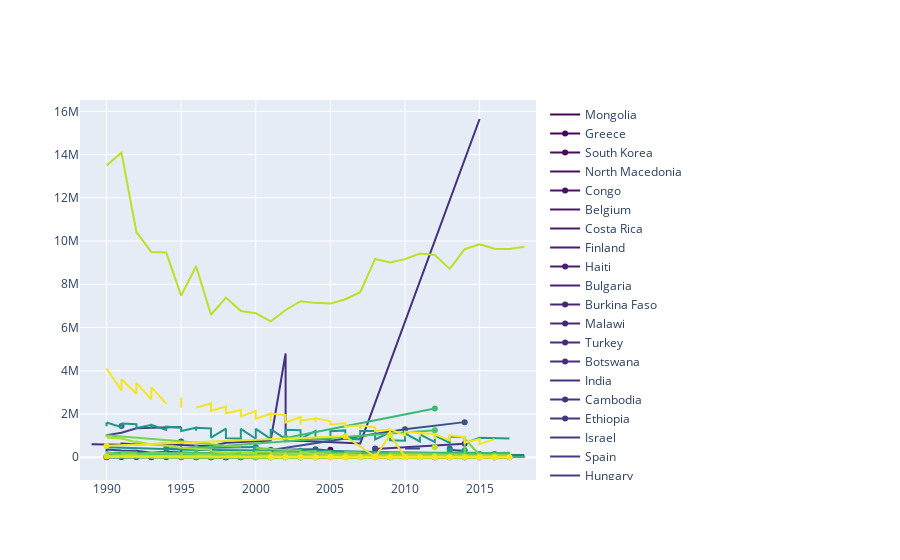

The notebook cell this image was saved under:
### Code cell
list_scode = list(set(abort_df['country']))
list_scode
import plotly.graph_objects as go

#extract color palette, the palette can be changed
pal = list(sns.color_palette(palette='viridis', n_colors=len(list_scode)).as_hex())

fig = go.Figure()
for d,p in zip(list_scode, pal):
    fig.add_trace(go.Scatter(x = abort_df[abort_df['country']==d]['yearstart'],
                             y = abort_df[abort_df['country']==d]['numberofabortions'],
                             name = d,
                             line_color = p, 
                             fill=None))   #tozeroy 

fig.show()
